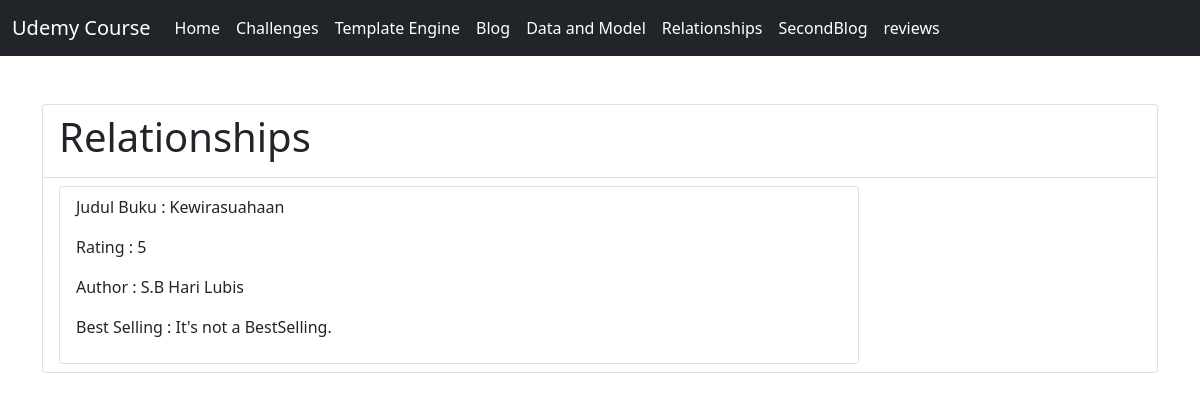
Screenshot of /relationships/kewirasuahaan with the database file from the repository.
### Relationships/models.py (models this page shows, shortened)
class Book(models.Model):
    title = models.CharField(max_length=50)
    rating = models.IntegerField(
        validators=[MinValueValidator(1), MaxValueValidator(5)])
    author = models.ForeignKey(
        Author, on_delete=models.CASCADE, null=True, related_name='books')
    is_bestselling = models.BooleanField(default=False)
    slug = models.SlugField(default="", blank=True,
                            null=False, db_index=True)
    published_country = models.ManyToManyField(Country)

class Author(models.Model):
    first_name = models.CharField(max_length=100)
    last_name = models.CharField(max_length=100)
    address = models.OneToOneField(Address, on_delete=CASCADE, null=True)
    def fullname(self):
        return f'{self.first_name} {self.last_name}'
    def __str__(self):
        return self.fullname()

### Relationships/views.py (the view)
# urls.py: path("<slug>", views.databooks, name='DetailRelationships'),
def databooks(request, slug):
    a_book = get_object_or_404(Book, slug=slug)
    context = {
        'a_book': a_book
    }
    return render(request, 'relationships/detail.html', context)

### Relationships/templates/relationships/detail.html (shortened to what this page needs)
 {% extends "base.html" %}
 {% block titleContent %} Relationships {% endblock %}
 {% block content %}
 <div class="card mt-10" style="width: 50rem;">
     <ul class="list-group list-group-flush">
         <li class="list-group-item">
             <p>Judul Buku : {{ a_book.title }}</p>
             <p>Rating : {{ a_book.rating }}</p>
             <p>Author : {{ a_book.author }}</p>
             <p>Best Selling :
                 {% if a_book.is_bestselling %}
                 It's a BestSelling!
                 {% else %}
                 It's not a BestSelling.
                 {% endif %}
             </p>
         </li>
     </ul>
 </div>
 {% endblock %}

### rows the page displays
Book: title "Kewirasuahaan", rating "5", author "S.B Hari Lubis"
